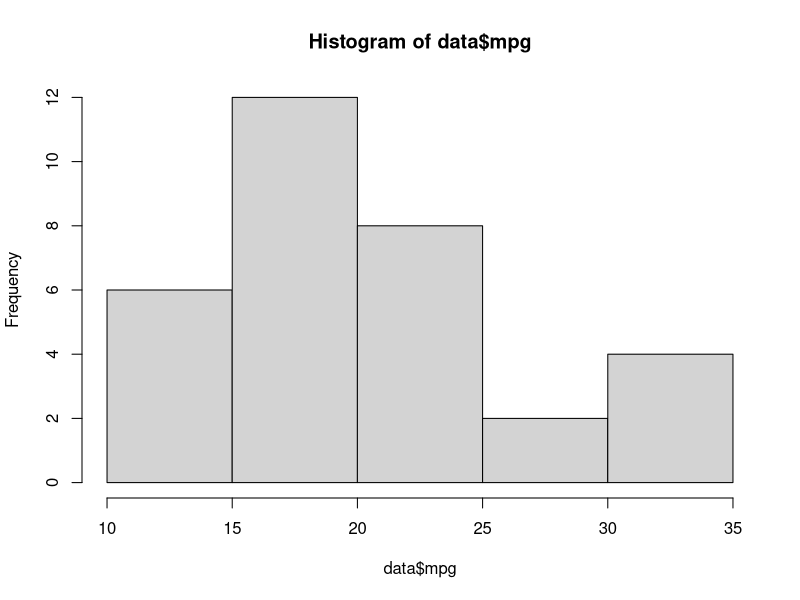
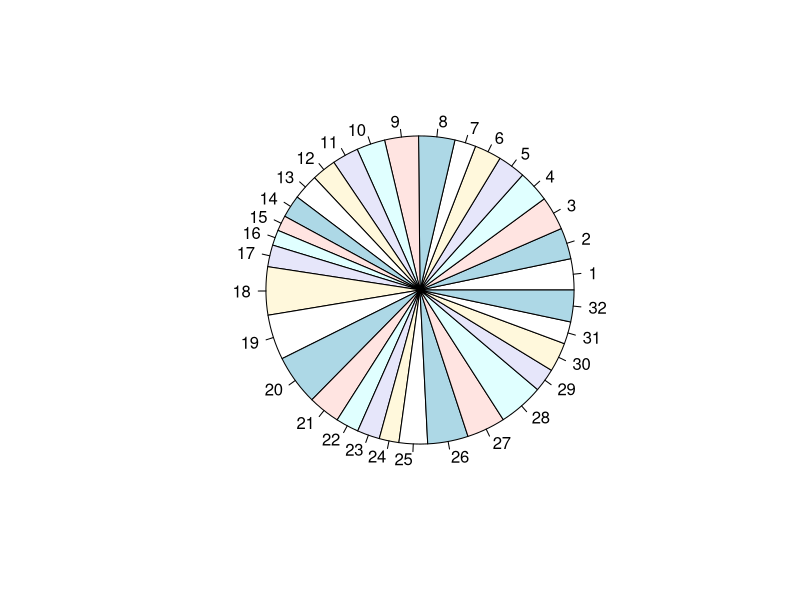
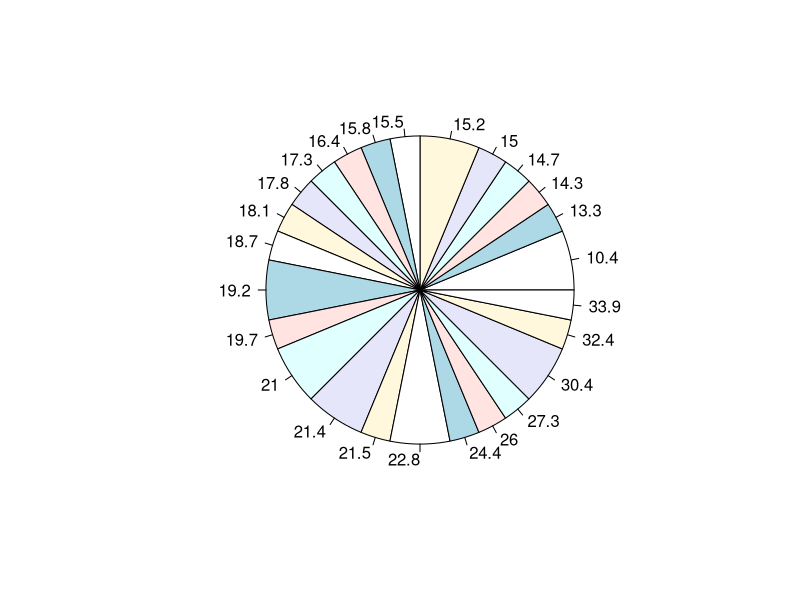

These charts were generated, in order, by the following R code:
#Codigo para problema 2

ls() #listar todas las variables hasta el momento
rm(list=ls())#borrem les dades que haviem guardat abans
mis_dades <- mtcars
mis_dades
data=mtcars
data
hist(data$mpg) #aquesta linia seria ja la resposta al problema 2
pie(data$mpg)
pie(table(data$mpg))
